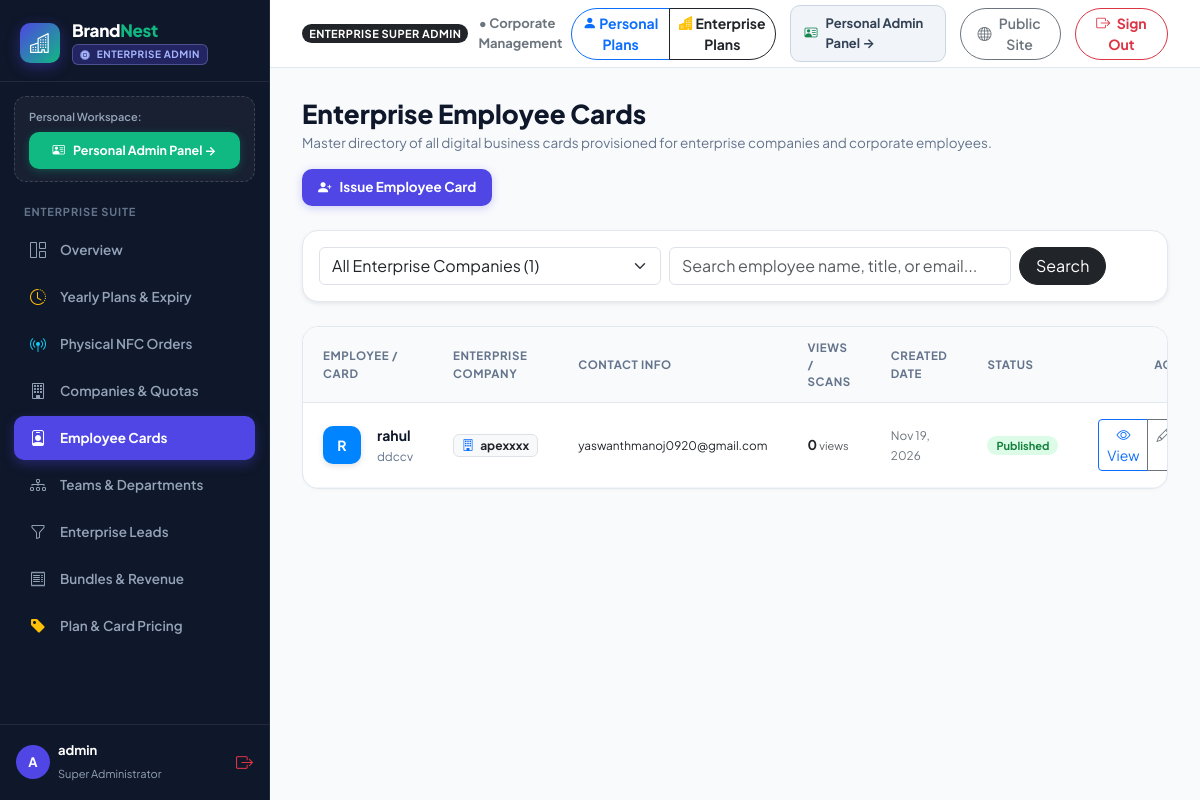
Before: /enterprise-admin/cards/ (signed in) with the older database file.
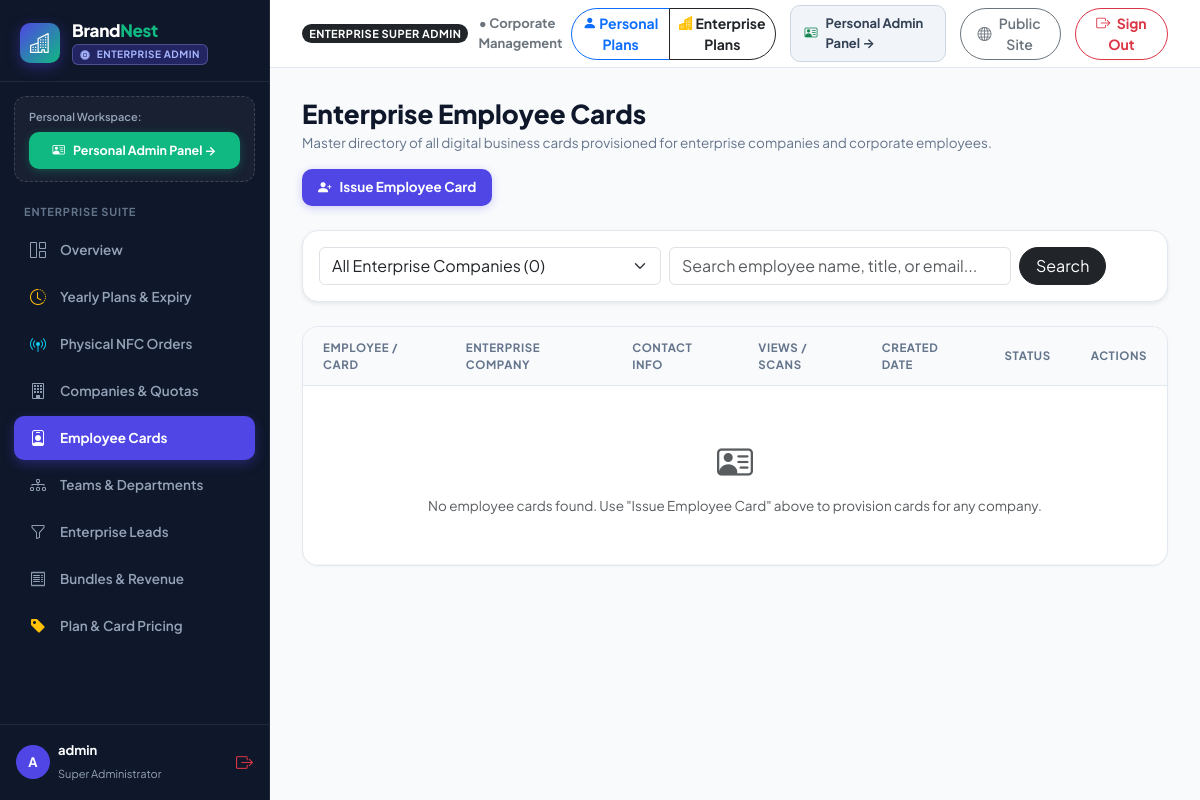
After: the same page with the newer database file.
### apps/cards/models.py (models this page shows, shortened)
class BusinessCard(models.Model):
    card_id = models.CharField(max_length=64, unique=True, db_index=True, blank=True)
    slug = models.SlugField(max_length=120, unique=True, blank=True)
    user = models.ForeignKey(User, on_delete=models.SET_NULL, null=True, blank=True, related_name='cards')
    enterprise_company = models.ForeignKey(EnterpriseCompany, on_delete=models.SET_NULL, null=True, blank=True, related_name='cards')
    domain = models.ForeignKey(Domain, on_delete=models.SET_NULL, null=True, blank=True, related_name='cards')
    business_name = models.CharField(max_length=150)
    owner_name = models.CharField(max_length=150, blank=True)
    tagline = models.CharField(max_length=255, blank=True)
    description = models.TextField(blank=True)
    services = models.TextField(blank=True, help_text="Comma-separated or bullet points of services offered")
    logo = models.ImageField(upload_to='cards/logos/', null=True, blank=True)
    banner_image = models.ImageField(upload_to='cards/banners/', null=True, blank=True)
    profile_image = models.ImageField(upload_to='cards/profiles/', null=True, blank=True)
    theme_color = models.CharField(max_length=20, default='#2563EB')
    phone = models.CharField(max_length=30, blank=True)
    email = models.EmailField(blank=True)
    whatsapp = models.CharField(max_length=30, blank=True)
    address = models.CharField(max_length=255, blank=True)
    google_maps_url = models.URLField(max_length=500, blank=True)
    existing_website = models.URLField(blank=True)
    social_links = models.JSONField(default=dict, blank=True, help_text="Dict of platform: url (linkedin, instagram, etc.)")
    layout_config = models.JSONField(default=dict, blank=True, help_text="Custom section order, capabilities, brands, tabs and theme")
    is_published = models.BooleanField(default=False)
    views_count = models.PositiveIntegerField(default=0)
    created_at = models.DateTimeField(auto_now_add=True)
    updated_at = models.DateTimeField(auto_now=True)
    class Meta:
        ordering = ['-created_at']

### apps/frontend/views.py (the view)
# urls.py: path('enterprise-admin/cards/', views.enterprise_admin_cards, name='enterprise_admin_cards'),
@dashboard_auth_required
def enterprise_admin_cards(request):
    cards = get_enterprise_cards_queryset().order_by('-created_at')
    companies = EnterpriseCompany.objects.all().order_by('name')
    selected_company_id = request.GET.get('company', '').strip()
    search_query = request.GET.get('q', '').strip()
    if selected_company_id:
        cards = cards.filter(enterprise_company_id=selected_company_id)
    if search_query:
        cards = cards.filter(
            Q(owner_name__icontains=search_query) |
            Q(business_name__icontains=search_query) |
            Q(email__icontains=search_query)
        )
    return render(request, 'enterprise_admin/cards.html', {
        'active_ent_menu': 'cards',
        'cards': cards,
        'companies': companies,
        'selected_company_id': selected_company_id,
        'search_query': search_query,
        'total_count': cards.count(),
    })

### apps/frontend/views.py (called while the page is built, shortened)
def dashboard_auth_required(view_func):
    @wraps(view_func)
    def _wrapped_view(request, *args, **kwargs):
        return view_func(request, *args, **kwargs)
    return _wrapped_view

def get_enterprise_cards_queryset():
    enterprise_user_ids = list(UserPlan.objects.filter(
        Q(plan_type='enterprise') | Q(enterprise_parent__isnull=False)
    ).values_list('user_id', flat=True))
    ent_plan_card_ids = [
        c.id for c in BusinessCard.objects.only('id', 'layout_config')
        if 'enterprise' in (c.layout_config or {}).get('payment_receipt', {}).get('plan', '').lower()
    ]
    q_filter = Q(enterprise_company__isnull=False)
    if enterprise_user_ids:
        q_filter |= Q(user_id__in=enterprise_user_ids)
    if ent_plan_card_ids:
        q_filter |= Q(id__in=ent_plan_card_ids)
    return BusinessCard.objects.filter(q_filter).distinct()

### templates/enterprise_admin/cards.html (shortened to what the changed rows need)
{% extends "enterprise_admin/base_enterprise_admin.html" %}
{% block enterprise_content %}
<div class="d-flex align-items-center justify-content-between flex-wrap gap-3 mb-4">
  <div>
    <h1 style="font-size:26px;font-weight:800;color:#0F172A;margin:0 0 4px;">Enterprise Employee Cards</h1>
  </div>
</div>
<div class="card border-0 shadow-sm p-3 mb-4 rounded-4" style="background:#FFFFFF;border:1px solid #E2E8F0 !important;">
  <form method="get" class="row g-2 align-items-center">
    <div class="col-md-5">
      <select name="company" class="form-select" onchange="this.form.submit()">
        <option value="" {% if not selected_company_id %}selected{% endif %}>All Enterprise Companies ({{ total_count }})</option>
      </select>
    </div>
  </form>
</div>
<div class="ent-table-card">
  <div class="table-responsive">
    <table class="ent-table">
      <thead>
        <tr>
          <th>Employee / Card</th>
          <th>Enterprise Company</th>
          <th>Contact Info</th>
          <th>Views / Scans</th>
          <th>Created Date</th>
          <th>Status</th>
          <th class="text-end">Actions</th>
        </tr>
      </thead>
      <tbody>
        {% for card in cards %}
          <tr>
            <td>
              <div class="d-flex align-items-center gap-3">
                <div style="width:38px;height:38px;border-radius:10px;background:{{ card.theme_color|default:'#4F46E5' }};color:#FFFFFF;display:grid;place-items:center;font-weight:700;font-size:14px;box-shadow:0 2px 6px rgba(0,0,0,0.12);">
                  {% if card.logo %}
                    <img src="{{ card.logo.url }}" alt="Logo" style="width:100%;height:100%;object-fit:cover;border-radius:10px;">
                  {% else %}
                    {{ card.owner_name|default:card.business_name|slice:":1"|upper }}
                  {% endif %}
                </div>
                <div>
                  <strong style="color:#0F172A;font-size:14px;display:block;">{{ card.owner_name|default:card.business_name }}</strong>
                  <small style="color:#64748B;">{{ card.layout_config.role_title|default:card.tagline|default:"Team Member" }}</small>
                </div>
              </div>
            </td>
            <td>
              <span class="badge bg-light text-dark border px-2 py-1 fw-bold" style="font-size:12px;">
                <i class="bi bi-building me-1 text-primary"></i> {{ card.enterprise_company.name|default:card.business_name }}
              </span>
            </td>
            <td>
              <small class="d-block text-dark">{{ card.email|default:"-" }}</small>
            </td>
            <td>
              <span class="fw-bold text-dark">{{ card.views_count }}</span>
              <small class="text-muted" style="font-size:11px;">views</small>
            </td>
            <td>
              <small class="text-secondary">{{ card.created_at|date:"M d, Y" }}</small>
            </td>
            <td>
              {% if card.is_published %}
                <span class="badge-ent-active">Published</span>
              {% else %}
                <span class="badge bg-secondary-subtle text-secondary px-2 py-1 rounded-pill" style="font-size:11px;">Draft</span>
              {% endif %}
            </td>
            <td class="text-end">
              <div class="btn-group btn-group-sm">
                <a href="{% url 'card_standalone' slug=card.slug %}" target="_blank" class="btn btn-outline-primary" title="Live Preview">
                  <i class="bi bi-eye"></i> View
                </a>
                <a href="{% url 'card_edit' card_id=card.card_id %}" class="btn btn-outline-secondary" title="Edit in Builder">
                  <i class="bi bi-pencil"></i>
                </a>
              </div>
            </td>
          </tr>
        {% empty %}
          <tr>
            <td colspan="7" class="text-center py-5 text-muted">
              <i class="bi bi-person-vcard" style="font-size:36px;display:block;margin-bottom:8px;"></i>
              No employee cards found. Use "Issue Employee Card" above to provision cards for any company.
            </td>
          </tr>
        {% endfor %}
      </tbody>
    </table>
  </div>
</div>
{% endblock %}

Changed rows visible on the page:
removed BusinessCard: owner_name "R", owner_name "rahul", layout_config.role_title "ddccv", enterprise_company.name "apexxxx", email "yaswanthmanoj0920@gmail.com", views_count "0", created_at "Nov 19, 2026", is_published "Published"
Other visible differences:
form field company: "All Enterprise Companies (1)" → "All Enterprise Companies (0)"
text now shown: "No employee cards found. Use \"Issue Employee Card\" above to provision cards for any company."
